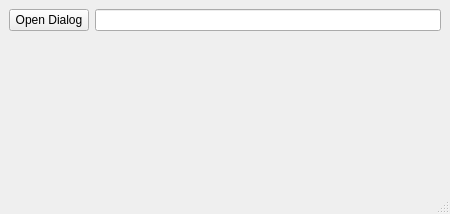
<?xml version="1.0" encoding="UTF-8"?>
<ui version="4.0">
 <class>MainWindow</class>
 <widget class="QMainWindow" name="MainWindow">
  <property name="geometry">
   <rect>
    <x>0</x>
    <y>0</y>
    <width>450</width>
    <height>214</height>
   </rect>
  </property>
  <property name="windowTitle">
   <string>MainWindow</string>
  </property>
  <widget class="QWidget" name="centralwidget">
   <layout class="QVBoxLayout" name="verticalLayout">
    <item>
     <layout class="QHBoxLayout" name="horizontalLayout">
      <item>
       <widget class="QPushButton" name="pushButton">
        <property name="text">
         <string>Open Dialog</string>
        </property>
       </widget>
      </item>
      <item>
       <widget class="QLineEdit" name="lineEdit"/>
      </item>
     </layout>
    </item>
    <item>
     <spacer name="verticalSpacer">
      <property name="orientation">
       <enum>Qt::Vertical</enum>
      </property>
      <property name="sizeHint" stdset="0">
       <size>
        <width>20</width>
        <height>118</height>
       </size>
      </property>
     </spacer>
    </item>
   </layout>
  </widget>
  <widget class="QMenuBar" name="menubar">
   <property name="geometry">
    <rect>
     <x>0</x>
     <y>0</y>
     <width>450</width>
     <height>22</height>
    </rect>
   </property>
  </widget>
  <widget class="QStatusBar" name="statusbar"/>
 </widget>
 <resources/>
 <connections/>
</ui>
